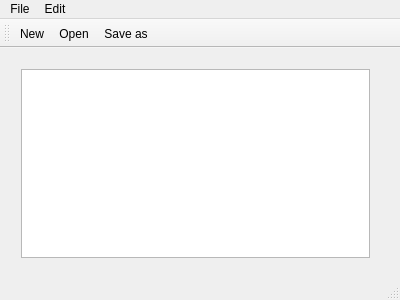
<?xml version="1.0" encoding="UTF-8"?>
<ui version="4.0">
 <class>MainWindow</class>
 <widget class="QMainWindow" name="MainWindow">
  <property name="geometry">
   <rect>
    <x>0</x>
    <y>0</y>
    <width>400</width>
    <height>300</height>
   </rect>
  </property>
  <property name="windowTitle">
   <string>MainWindow</string>
  </property>
  <widget class="QWidget" name="centralWidget">
   <widget class="QWidget" name="verticalLayoutWidget">
    <property name="geometry">
     <rect>
      <x>10</x>
      <y>10</y>
      <width>371</width>
      <height>211</height>
     </rect>
    </property>
    <layout class="QVBoxLayout" name="verticalLayout">
     <item>
      <widget class="QTextEdit" name="textEdit"/>
     </item>
    </layout>
   </widget>
  </widget>
  <widget class="QMenuBar" name="menuBar">
   <property name="geometry">
    <rect>
     <x>0</x>
     <y>0</y>
     <width>400</width>
     <height>26</height>
    </rect>
   </property>
   <widget class="QMenu" name="menuFile">
    <property name="title">
     <string>File</string>
    </property>
    <addaction name="actionNew"/>
    <addaction name="actionOpen"/>
    <addaction name="actionSave_as"/>
    <addaction name="actionPrint"/>
    <addaction name="actionExit"/>
   </widget>
   <widget class="QMenu" name="menuEdit">
    <property name="title">
     <string>Edit</string>
    </property>
    <addaction name="actionCopy"/>
    <addaction name="actionPaste"/>
    <addaction name="actionCut"/>
    <addaction name="actionUndo"/>
    <addaction name="actionRedo"/>
   </widget>
   <addaction name="menuFile"/>
   <addaction name="menuEdit"/>
  </widget>
  <widget class="QToolBar" name="mainToolBar">
   <attribute name="toolBarArea">
    <enum>TopToolBarArea</enum>
   </attribute>
   <attribute name="toolBarBreak">
    <bool>false</bool>
   </attribute>
   <addaction name="actionNew"/>
   <addaction name="actionOpen"/>
   <addaction name="actionSave_as"/>
  </widget>
  <widget class="QStatusBar" name="statusBar"/>
  <action name="actionNew">
   <property name="icon">
    <iconset resource="resources.qrc">
     <normaloff>:/imgs/Icons/New.bmp</normaloff>:/imgs/Icons/New.bmp</iconset>
   </property>
   <property name="text">
    <string>New</string>
   </property>
  </action>
  <action name="actionOpen">
   <property name="icon">
    <iconset resource="resources.qrc">
     <normaloff>:/imgs/Icons/Open.bmp</normaloff>:/imgs/Icons/Open.bmp</iconset>
   </property>
   <property name="text">
    <string>Open</string>
   </property>
  </action>
  <action name="actionSave_as">
   <property name="icon">
    <iconset resource="resources.qrc">
     <normaloff>:/imgs/Icons/Save.bmp</normaloff>:/imgs/Icons/Save.bmp</iconset>
   </property>
   <property name="text">
    <string>Save as</string>
   </property>
  </action>
  <action name="actionExit">
   <property name="text">
    <string>Exit</string>
   </property>
  </action>
  <action name="actionPrint">
   <property name="text">
    <string>Print</string>
   </property>
  </action>
  <action name="actionCopy">
   <property name="icon">
    <iconset resource="resources.qrc">
     <normaloff>:/imgs/Icons/Copy.bmp</normaloff>:/imgs/Icons/Copy.bmp</iconset>
   </property>
   <property name="text">
    <string>Copy</string>
   </property>
  </action>
  <action name="actionPaste">
   <property name="icon">
    <iconset resource="resources.qrc">
     <normaloff>:/imgs/Icons/Paste.bmp</normaloff>:/imgs/Icons/Paste.bmp</iconset>
   </property>
   <property name="text">
    <string>Paste</string>
   </property>
  </action>
  <action name="actionCut">
   <property name="icon">
    <iconset resource="resources.qrc">
     <normaloff>:/imgs/Icons/Cut.bmp</normaloff>:/imgs/Icons/Cut.bmp</iconset>
   </property>
   <property name="text">
    <string>Cut</string>
   </property>
  </action>
  <action name="actionUndo">
   <property name="text">
    <string>Undo</string>
   </property>
  </action>
  <action name="actionRedo">
   <property name="text">
    <string>Redo</string>
   </property>
  </action>
 </widget>
 <layoutdefault spacing="6" margin="11"/>
 <resources>
  <include location="resources.qrc"/>
 </resources>
 <connections/>
</ui>
